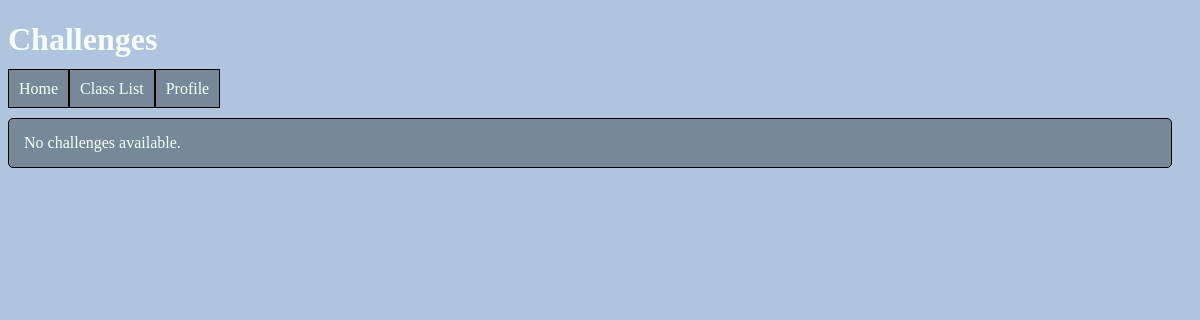
The page /challenge_list/ on the database as committed earlier.
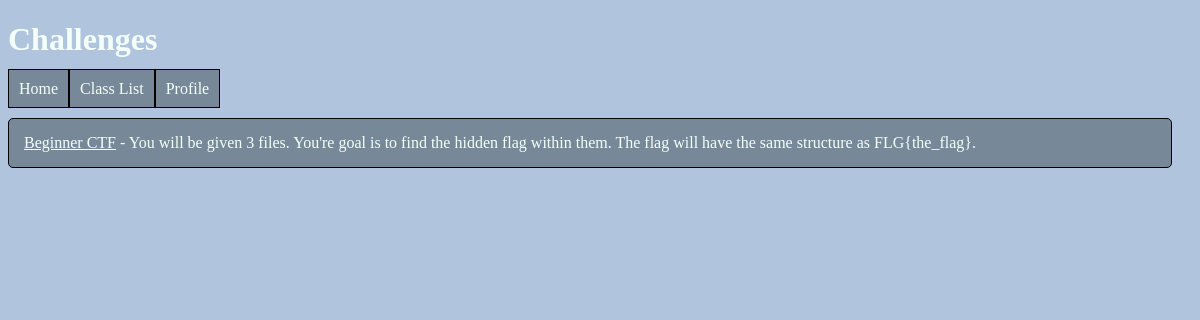
The same page on the database as committed later.
### phishproofapi/models.py (models this page shows, shortened)
class Challenges(models.Model):
    name = models.CharField(max_length=100)
    description = models.TextField("Description of the challenge")
    students = models.ManyToManyField(User, related_name='challenges', blank=True)

### phishproofapi/views.py (the view)
# urls.py: path('challenge_list/', views.challenge_list, name='challenge_list'),
def challenge_list(request):
    challenge_list = Challenges.objects.all()
    return render(request, 'phishproofapi/challenge_list.html', {'challenge_list': challenge_list})

### phishproofapi/templates/phishproofapi/challenge_list.html (shortened to what this page needs)
{% load static %}
<!DOCTYPE html>
<html>
    <head>
        <link rel="stylesheet" href="{% static 'phishproofapi/styles.css' %}">
    </head>
    <body id="challenges">
        <h1>Challenges</h1>
        <ul id="nav">
            <li id="home-nav"><a href="{% url 'home' %}">Home</a></li>
            <li id="class-list-nav"><a href="{% url 'class_list' %}">Class List</a></li>
            <li id="profile-nav"><a href="{% url 'profile' %}">Profile</a></li>
        </ul>
        <ul id="challenge-list">
            {% for challenges in challenge_list %}
                <li>
                    <a href="{% url 'challenge_description' challenges.pk %}">{{ challenges.name }}</a> - {{ challenges.description }}
                </li>
            {% empty %}
                <li>No challenges available.</li>
            {% endfor %}
        </ul>
    </body>
</html>

### phishproofapi/static/phishproofapi/styles.css (style rules this page uses)
h1 { color: #F5FFFA; }
#nav { display: flex; list-style: none; padding: 0; margin: 0 0 20px 0; }
#nav li a { color: #F5FFFA; cursor: pointer; padding: 10px; border: 1px solid black; margin: 0; background-color: #778899; text-decoration: none; }
#classes, #challenges { background-color: #B0C4DE; }
#class-list, #challenge-list { background-color: #778899; color: #F5FFFA; padding: 15px; border: 1px solid black; border-radius: 5px; margin: 20px 20px 20px 0px; list-style: none; }
#class-list a, #challenge-list a { color: #F5FFFA; text-decoration: underline; }

Rows that differ between the two databases and show on the page:
added Challenges: name "Beginner CTF", description "You will be given 3 files. You're goal is to find the hidden flag within them. The flag will have the same structure as FLG{the_flag}."
Other text that changed with them:
text no longer shown: "No challenges available."
